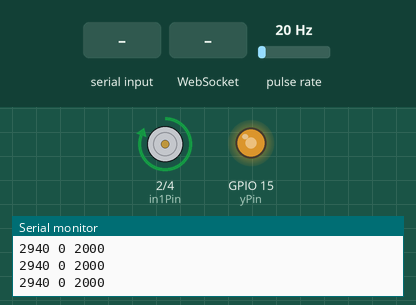
Simulated run of this sketch. Board: ESP32. Parts: motor-driver pin pairs drawn as motors (green arrow = first pin HIGH = forward, orange = second pin HIGH = backward, longer = more drive), output pins drawn as LEDs (lit = HIGH), the last lines printed to the serial monitor. Wiring (inferred from the names in the program): pulse sensor: data GPIO 23. Inputs (shaded band) come from the test bench; at power-on: pulse rate 20 Hz. WiFi joins after 1.5 s; servers stay silent unless stated; storage starts empty.

Above: at 3.2 s.
3.3 s: "1,90,45\n" received over Serial
At 4.0 s:
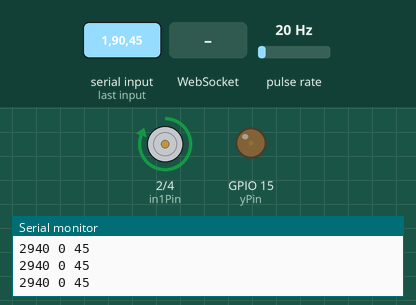
5.1 s: WebSocket text "200" received
At 6.3 s:
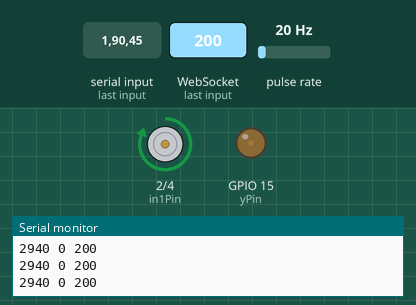
6.6 s: "5\n" received over Serial
At 7.6 s:
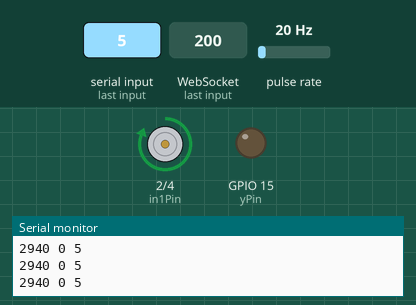
8.2 s: "90,45\n" received over Serial
At 8.9 s:
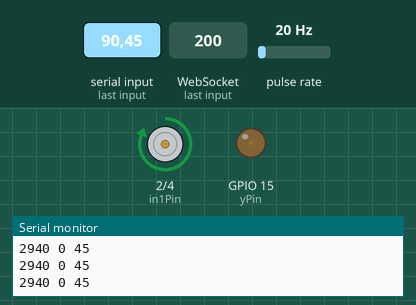
Timing chart, 0 to 10.9 s (numbered marks = the images above; inputs shaded):
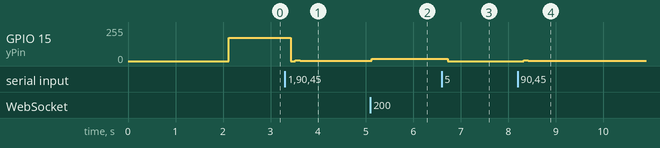

Measured:
- after the input at 3.3 s, GPIO 15 (yPin): 173/255 → 0/255 after 0.12 s, → 7/255 0.10 s later, → 3/255 0.10 s later
- after the input at 5.1 s, GPIO 15 (yPin): 3/255 → 17/255 at once
- after the input at 6.6 s, GPIO 15 (yPin): 17/255 → 0/255 after 0.12 s
- after the input at 8.2 s, GPIO 15 (yPin): 0/255 → 7/255 after 0.12 s, → 3/255 0.10 s later

The sketch:

websocketrc.ino
```cpp
/* Alterado por Josenalde Oliveira em 19.07.2024 */
#include <freertos/FreeRTOS.h>
#include <freertos/task.h>


// servidor
#include <WiFi.h>
#include <AsyncTCP.h>
#include <ESPAsyncWebServer.h>
#include <LittleFS.h>
#include <Arduino_JSON.h>


// Replace with your network credentials
const char* ssid = "Silva";
const char* password = "tb010203@";

long static rpmSetpoint;

// Create AsyncWebServer object on port 80
AsyncWebServer server(80);

// Create a WebSocket object
AsyncWebSocket ws("/ws");

// Json Variable to Hold Sensor Readings
JSONVar readings;
String jsonString;

long rotacao = 0;

// Initialize LittleFS
void initLittleFS() {
  if (!LittleFS.begin(true)) {
    Serial.println("An error has occurred while mounting LittleFS");
  }
  Serial.println("LittleFS mounted successfully");
}

// Initialize WiFi
void initWiFi() {
  WiFi.mode(WIFI_STA);
  WiFi.begin(ssid, password);
  Serial.print("Connecting to WiFi ..");
  while (WiFi.status() != WL_CONNECTED) {
    Serial.println("Não conectado");
    delay(1000);
  }
  Serial.println("conectado no ip: ");
  Serial.println(WiFi.localIP());
}

void handleWebSocketMessage(void *arg, uint8_t *data, size_t len) {
  AwsFrameInfo *info = (AwsFrameInfo*)arg;
  if (info->final && info->index == 0 && info->len == len && info->opcode == WS_TEXT) {
    data[len] = 0; // Null-terminate the string
    String message = (char*)data;
    rotacao = message.toInt();
    rpmSetpoint = rotacao;
    Serial.printf("Received rotation value: %ld\n", rotacao);
  }
}

void onEvent(AsyncWebSocket *server, AsyncWebSocketClient *client, AwsEventType type, void *arg, uint8_t *data, size_t len) {
  switch (type) {
    case WS_EVT_CONNECT:
      Serial.printf("WebSocket client #%u connected from %s\n", client->id(), client->remoteIP().toString().c_str());
      break;
    case WS_EVT_DISCONNECT:
      Serial.printf("WebSocket client #%u disconnected\n", client->id());
      break;
    case WS_EVT_DATA:
      handleWebSocketMessage(arg, data, len);
      break;
    case WS_EVT_PONG:
    case WS_EVT_ERROR:
      break;
  }
}

void initWebSocket() {
  ws.onEvent(onEvent);
  server.addHandler(&ws);
}


// ======== servidor============

// Settings
static const TickType_t rpsInterval = 1000 / portTICK_PERIOD_MS;  // 1000ms = 1s (timer for getting pulses) - rotation per second
static const TickType_t controlSampleTime = 100 / portTICK_PERIOD_MS;

static SemaphoreHandle_t mutex;

int rpmInput;
// long static rpmSetpoint;
long static rpmSetpointInit;

volatile int pulse; //Variable for counting rotating pulses

double VCC = 3.3; // For ESP32 3.3
int yPin = 15; //25 //GPIO25 PWM
//for sensor pin (pv sensor)
int sensorPin = 23; //27
int in1Pin = 2;//12
int in2Pin = 4;//14

double u, kp;

long rpmMax = 2940; //it requires validation - apply 255 to ENABLE A and measure speed RPM

// ISR fan rotations
void IRAM_ATTR countPulses() {
   pulse++;//increments each RISING edge.
}

// Globals
static TimerHandle_t getRPMTimer = NULL;
static TimerHandle_t generatePIDControlTimer = NULL;

//***************************
// Callbacks

// get a new sample
void getRPMCallback(TimerHandle_t xTimer) {
  rpmInput = (pulse/2) * 60; // two pulses each rotation - hall effect sensor
  pulse = 0;
}

void generatePIDControlCallback(TimerHandle_t xTimer) {
    kp = (255.0 / rpmMax);
    u = kp * rpmSetpoint;
}

void taskPrintGraph(void *parameters) {
  while (true) {
    Serial.print(rpmMax);
    Serial.print(" ");
    Serial.print(0);
    Serial.print(" ");
    Serial.print(rpmSetpoint);
    Serial.println();
    //Serial.println(rpmInput);
    vTaskDelay(pdMS_TO_TICKS(100));
  }
}


void taskGetSetPoint(void *parameters) {
  while (true) {
     if (Serial.available() > 0) {
        xSemaphoreTake(mutex, portMAX_DELAY);
          rpmSetpoint = Serial.parseInt();
        xSemaphoreGive(mutex);
        if (rpmSetpoint != 0) {
            rpmSetpointInit = rpmSetpoint;
        } else if (rpmSetpoint == 0) {
            rpmSetpoint = rpmSetpointInit;
        }
     }
     vTaskDelay(pdMS_TO_TICKS(100));
  }
}

void setup() {
  Serial.begin(115200);
  // servidor
  initWiFi();
  initLittleFS();
  initWebSocket();

  // Web Server Root URL
  server.on("/", HTTP_GET, [](AsyncWebServerRequest *request) {
    request->send(LittleFS, "/index.html", "text/html");
  });
  server.serveStatic("/", LittleFS, "/");
  server.begin();

  // =========

  getRPMTimer = xTimerCreate(
    "getRPMTimer",    // Name of timer
    rpsInterval,           // Period of timer (in ticks)
    pdTRUE,                     // Auto-reload TRUE, one_shot FALSE
    (void *)0,                  // Timer ID
    getRPMCallback);  // Callback function

  generatePIDControlTimer = xTimerCreate(
    "generatePIDControlTimer",    // Name of timer
    controlSampleTime,           // Period of timer (in ticks)
    pdTRUE,                     // Auto-reload TRUE, one_shot FALSE
    (void *)1,                  // Timer ID
    generatePIDControlCallback);  // Callback function

  mutex = xSemaphoreCreateMutex();

  // ---------- configurations --------------------
  // configure fan speed sensor reading
  attachInterrupt(sensorPin, countPulses, RISING);

  // configure pwm output
  analogWriteResolution(yPin, 8);
  analogWriteFrequency(yPin, 30000);

  //ledcAttach(yPin, 25000, 8); //(pin 25) ledcAttachPin DEPRACTED - Arduino-ESP32 LEDC API

  // set pin direction
  pinMode(sensorPin, INPUT);
  pinMode(yPin, OUTPUT);
  pinMode(in1Pin, OUTPUT);
  pinMode(in2Pin, OUTPUT);

  // set forward movement
  digitalWrite(in1Pin, HIGH);
  digitalWrite(in2Pin, LOW);

  rpmSetpoint = 2000; // considering 0-4095 - USER ENTERS THIS VALUE UI

  // Start Printing task
  xTaskCreatePinnedToCore(taskPrintGraph,
                          "taskPrintGraph",
                          1024,
                          NULL,
                          2,
                          NULL,
                          0);

xTaskCreatePinnedToCore(taskGetSetPoint,
                        "taskGetSetPoint",
                        1024,
                        NULL,
                        1,
                        NULL,
                        0);

  xTimerStart(getRPMTimer, 0);
  xTimerStart(generatePIDControlTimer, 0);

}

void loop() {
  analogWrite(yPin, (int)u); //ESP32 PWM - ENABLE A L298D
  // analogWrite(yPin, 255); //ESP32 PWM - ENABLE A L298D
}
```
